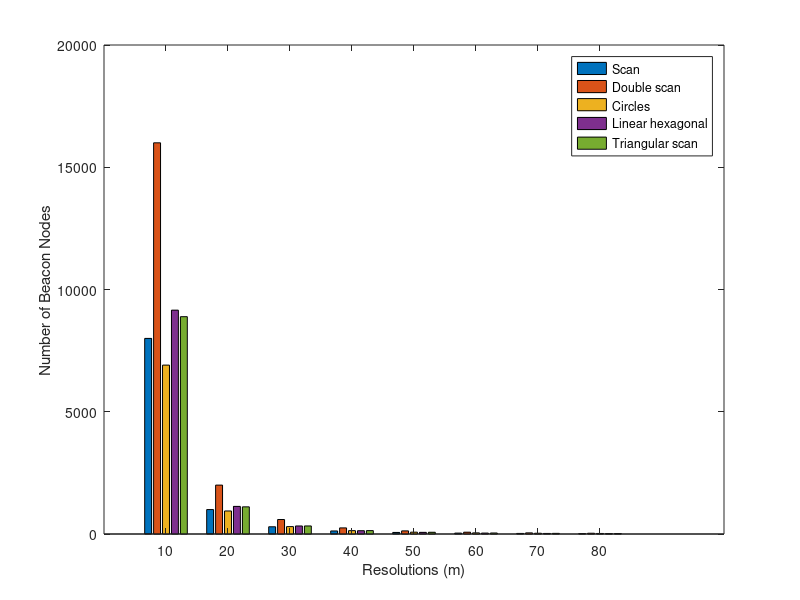

This chart was generated by the following MATLAB code: (Note: this script raises an error after producing the figure.)
m = 200;
resolutions = 10:10:80;

beacon_counts = zeros(length(resolutions), 3);

for i = 1:length(resolutions)
    r = resolutions(i);
    beacon_counts(i, 1) = r; % Resolution
    beacon_counts(i, 2) = m^3/r^3; % Scan technique
    beacon_counts(i, 3) = 2 * (m^3/r^3); % Dscan technique
    beacon_counts(i, 4) = (m/r)*(3.14*m/(2*r))*(m/(2*r)+1); % Circle technique
  %  beacon_counts(i, 5) = (m/r)*(6*((m^2)/(2*sqrt(3)*r^2))); % LH technique
     beacon_counts(i, 5) = (m/r)*((2*(m^2)/(sqrt(3)*r^2))-(2*m/(sqrt(3)*r))+(m/r)-1); % LH technique
    beacon_counts(i, 6) =  (m*m*m)/(r*r*0.9*r); % Triangular technique
end

figure;
bar(beacon_counts(:, 1), beacon_counts(:, 2:end));

xlabel('Resolutions (m)');
ylabel('Number of Beacon Nodes');
%title('Number of Beacon Nodes for Different Techniques');

legend('Scan', 'Double scan', 'Circles', 'Linear hexagonal','Triangular scan', 'Location', 'Best');
colormap('parula');

disp(num2str(beacon_counts));
%new_ticks = [250, 500, 750,1000,1200,1500,2000,4000,6000,8000,10000,15000];
%new_labels = {'A', 'B', 'C'};
%yticks(new_ticks);
%xticklabels(new_labels)
